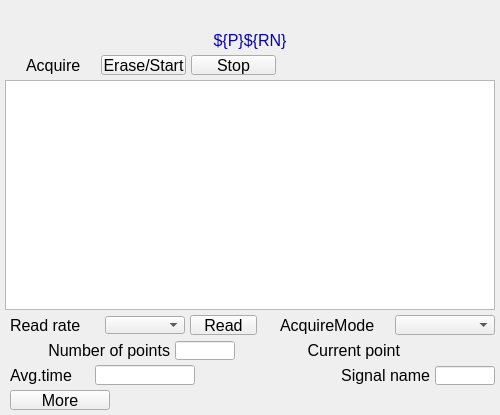
<?xml version="1.0" ?>
<ui version="4.0">
  <class>Dialog</class>
  <widget class="PyDMFrame" name="screen">
    <property name="geometry">
      <rect>
        <x>370</x>
        <y>223</y>
        <width>500</width>
        <height>415</height>
      </rect>
    </property>
    <property name="minimumSize">
      <size>
        <width>500</width>
        <height>415</height>
      </size>
    </property>
    <property name="styleSheet">
      <string notr="true">PyDMFrame#screen {
  color: rgb(0, 0, 0);
  background-color: rgb(187, 187, 187);
  }</string>
    </property>
    <property name="windowTitle">
      <string>NDTimeSeriesPlot</string>
    </property>
    <layout class="QGridLayout" name="gridLayout" columnstretch="5,5,16,64,5,1,4,1,4,5,60,5,10,1,4,1,4,5,35,22,13,6,4,2,18,20,62,8,5,5,5,25,5,60,5" rowstretch="5,20,5,20,5,1,18,1,5,230,5,1,18,1,5,1,18,1,5,1,18,1,5,20,5">
      <property name="leftMargin">
        <number>0</number>
      </property>
      <property name="topMargin">
        <number>0</number>
      </property>
      <property name="rightMargin">
        <number>0</number>
      </property>
      <property name="bottomMargin">
        <number>0</number>
      </property>
      <property name="horizontalSpacing">
        <number>0</number>
      </property>
      <property name="verticalSpacing">
        <number>0</number>
      </property>
      <item row="1" column="0" colspan="35">
        <widget class="PyDMLabel" name="text_update">
          <property name="geometry">
            <rect>
              <x>0</x>
              <y>5</y>
              <width>500</width>
              <height>20</height>
            </rect>
          </property>
          <property name="sizePolicy">
            <sizepolicy hsizetype="Ignored" vsizetype="Ignored">
              <horstretch>0</horstretch>
              <verstretch>0</verstretch>
            </sizepolicy>
          </property>
          <property name="toolTip">
            <string>PV: ${P}${RN}Name</string>
          </property>
          <property name="channel" stdset="0">
            <string>ca://${P}${RN}Name</string>
          </property>
          <property name="font">
            <font>
              <pointsize>12</pointsize>
            </font>
          </property>
          <property name="alignment">
            <set>Qt::AlignCenter</set>
          </property>
          <property name="textInteractionFlags">
            <set>Qt::TextSelectableByKeyboard|Qt::TextSelectableByMouse</set>
          </property>
          <property name="styleSheet">
            <string notr="true">PyDMLabel#text_update {
  color: rgb(10, 0, 184);
  background-color: rgb(187, 187, 187);
  }</string>
          </property>
        </widget>
      </item>
      <item row="9" column="1" colspan="33">
        <widget class="PyDMWaveformPlot" name="cartesian_plot">
          <property name="geometry">
            <rect>
              <x>5</x>
              <y>80</y>
              <width>490</width>
              <height>230</height>
            </rect>
          </property>
          <property name="sizePolicy">
            <sizepolicy hsizetype="Ignored" vsizetype="Ignored">
              <horstretch>0</horstretch>
              <verstretch>0</verstretch>
            </sizepolicy>
          </property>
          <property name="toolTip">
            <string>cartesian_plot</string>
          </property>
          <property name="title" stdset="0">
            <string>$(P)$(RN)TimeSeries</string>
          </property>
          <property name="xLabels">
            <stringlist>
              <string>Time {s}</string>
            </stringlist>
          </property>
          <property name="yLabels">
            <stringlist>
              <string>${P}${RN}TimeSeries</string>
            </stringlist>
          </property>
          <property name="curves" stdset="0">
            <stringlist>
              <string>{&quot;name&quot;: &quot;curve 1&quot;, &quot;x_channel&quot;: &quot;ca://${P}${R}TSTimeAxis&quot;, &quot;y_channel&quot;: &quot;ca://${P}${RN}TimeSeries&quot;, &quot;color&quot;: &quot;#4b6ec7&quot;, &quot;lineStyle&quot;: 1, &quot;lineWidth&quot;: 1, &quot;symbolSize&quot;: 10, &quot;redraw_mode&quot;: 2, &quot;block_size&quot;: 1200}</string>
            </stringlist>
          </property>
          <property name="autoRangeX" stdset="0">
            <bool>true</bool>
          </property>
          <property name="autoRangeY" stdset="0">
            <bool>true</bool>
          </property>
          <property name="axisColor" stdset="0">
            <color>
              <red>0</red>
              <green>0</green>
              <blue>0</blue>
            </color>
          </property>
          <property name="backgroundColor" stdset="0">
            <color>
              <red>218</red>
              <green>218</green>
              <blue>218</blue>
            </color>
          </property>
        </widget>
      </item>
      <item row="5" column="3" rowspan="3" colspan="3">
        <widget class="QLabel" name="text">
          <property name="geometry">
            <rect>
              <x>26</x>
              <y>55</y>
              <width>70</width>
              <height>20</height>
            </rect>
          </property>
          <property name="sizePolicy">
            <sizepolicy hsizetype="Ignored" vsizetype="Ignored">
              <horstretch>0</horstretch>
              <verstretch>0</verstretch>
            </sizepolicy>
          </property>
          <property name="text">
            <string>Acquire</string>
          </property>
          <property name="font">
            <font>
              <pointsize>12</pointsize>
            </font>
          </property>
          <property name="brush" stdset="0">
            <brush brushstyle="SolidPattern">
              <color alpha="255">
                <red>0</red>
                <green>0</green>
                <blue>0</blue>
              </color>
            </brush>
          </property>
          <property name="toolTip">
            <string>text</string>
          </property>
          <property name="alignment">
            <set>Qt::AlignLeading|Qt::AlignLeft|Qt::AlignVCenter</set>
          </property>
          <property name="styleSheet">
            <string notr="true">QLabel#text {
  color: rgb(0, 0, 0);
  }</string>
          </property>
        </widget>
      </item>
      <item row="5" column="8" rowspan="3" colspan="6">
        <widget class="PyDMPushButton" name="message_button">
          <property name="geometry">
            <rect>
              <x>101</x>
              <y>55</y>
              <width>85</width>
              <height>20</height>
            </rect>
          </property>
          <property name="sizePolicy">
            <sizepolicy hsizetype="Ignored" vsizetype="Ignored">
              <horstretch>0</horstretch>
              <verstretch>0</verstretch>
            </sizepolicy>
          </property>
          <property name="text">
            <string>Erase/Start</string>
          </property>
          <property name="font">
            <font>
              <pointsize>12</pointsize>
            </font>
          </property>
          <property name="toolTip">
            <string>${P}${R}TSAcquire</string>
          </property>
          <property name="channel" stdset="0">
            <string>ca://${P}${R}TSAcquire</string>
          </property>
          <property name="pressValue" stdset="0">
            <string>1</string>
          </property>
          <property name="styleSheet">
            <string notr="true">PyDMPushButton#message_button {
  color: rgb(0, 0, 0);
  background-color: rgb(115, 223, 255);
  }</string>
          </property>
        </widget>
      </item>
      <item row="5" column="16" rowspan="3" colspan="6">
        <widget class="PyDMPushButton" name="message_button_1">
          <property name="geometry">
            <rect>
              <x>191</x>
              <y>55</y>
              <width>85</width>
              <height>20</height>
            </rect>
          </property>
          <property name="sizePolicy">
            <sizepolicy hsizetype="Ignored" vsizetype="Ignored">
              <horstretch>0</horstretch>
              <verstretch>0</verstretch>
            </sizepolicy>
          </property>
          <property name="text">
            <string>Stop</string>
          </property>
          <property name="font">
            <font>
              <pointsize>12</pointsize>
            </font>
          </property>
          <property name="toolTip">
            <string>${P}${R}TSAcquire</string>
          </property>
          <property name="channel" stdset="0">
            <string>ca://${P}${R}TSAcquire</string>
          </property>
          <property name="pressValue" stdset="0">
            <string>0</string>
          </property>
          <property name="styleSheet">
            <string notr="true">PyDMPushButton#message_button_1 {
  color: rgb(0, 0, 0);
  background-color: rgb(115, 223, 255);
  }</string>
          </property>
        </widget>
      </item>
      <item row="6" column="24" colspan="3">
        <widget class="PyDMLabel" name="text_update_1">
          <property name="geometry">
            <rect>
              <x>282</x>
              <y>56</y>
              <width>100</width>
              <height>18</height>
            </rect>
          </property>
          <property name="sizePolicy">
            <sizepolicy hsizetype="Ignored" vsizetype="Ignored">
              <horstretch>0</horstretch>
              <verstretch>0</verstretch>
            </sizepolicy>
          </property>
          <property name="toolTip">
            <string>PV: ${P}${R}TSAcquiring</string>
          </property>
          <property name="channel" stdset="0">
            <string>ca://${P}${R}TSAcquiring</string>
          </property>
          <property name="displayFormat" stdset="0">
            <enum>PyDMLabel::String</enum>
          </property>
          <property name="font">
            <font>
              <pointsize>10</pointsize>
            </font>
          </property>
          <property name="alignment">
            <set>Qt::AlignLeading|Qt::AlignLeft|Qt::AlignVCenter</set>
          </property>
          <property name="textInteractionFlags">
            <set>Qt::TextSelectableByKeyboard|Qt::TextSelectableByMouse</set>
          </property>
          <property name="styleSheet">
            <string notr="true">PyDMLabel#text_update_1 {
  color: rgb(10, 0, 184);
  background-color: rgb(70, 70, 70);
  }</string>
          </property>
        </widget>
      </item>
      <item row="3" column="0" colspan="35">
        <widget class="QLabel" name="text_1">
          <property name="geometry">
            <rect>
              <x>0</x>
              <y>30</y>
              <width>500</width>
              <height>20</height>
            </rect>
          </property>
          <property name="sizePolicy">
            <sizepolicy hsizetype="Ignored" vsizetype="Ignored">
              <horstretch>0</horstretch>
              <verstretch>0</verstretch>
            </sizepolicy>
          </property>
          <property name="text">
            <string>${P}${RN}</string>
          </property>
          <property name="font">
            <font>
              <pointsize>12</pointsize>
            </font>
          </property>
          <property name="brush" stdset="0">
            <brush brushstyle="SolidPattern">
              <color alpha="255">
                <red>10</red>
                <green>0</green>
                <blue>184</blue>
              </color>
            </brush>
          </property>
          <property name="toolTip">
            <string>text_1</string>
          </property>
          <property name="alignment">
            <set>Qt::AlignCenter</set>
          </property>
          <property name="styleSheet">
            <string notr="true">QLabel#text_1 {
  color: rgb(10, 0, 184);
  }</string>
          </property>
        </widget>
      </item>
      <item row="19" column="26" rowspan="3" colspan="6">
        <widget class="QLabel" name="text_2">
          <property name="geometry">
            <rect>
              <x>320</x>
              <y>365</y>
              <width>110</width>
              <height>20</height>
            </rect>
          </property>
          <property name="sizePolicy">
            <sizepolicy hsizetype="Ignored" vsizetype="Ignored">
              <horstretch>0</horstretch>
              <verstretch>0</verstretch>
            </sizepolicy>
          </property>
          <property name="text">
            <string>Signal name</string>
          </property>
          <property name="font">
            <font>
              <pointsize>12</pointsize>
            </font>
          </property>
          <property name="brush" stdset="0">
            <brush brushstyle="SolidPattern">
              <color alpha="255">
                <red>0</red>
                <green>0</green>
                <blue>0</blue>
              </color>
            </brush>
          </property>
          <property name="toolTip">
            <string>text_2</string>
          </property>
          <property name="alignment">
            <set>Qt::AlignRight|Qt::AlignTrailing|Qt::AlignVCenter</set>
          </property>
          <property name="styleSheet">
            <string notr="true">QLabel#text_2 {
  color: rgb(0, 0, 0);
  }</string>
          </property>
        </widget>
      </item>
      <item row="20" column="33" rowspan="2">
        <widget class="PyDMLineEdit" name="text_entry">
          <property name="geometry">
            <rect>
              <x>435</x>
              <y>366</y>
              <width>60</width>
              <height>19</height>
            </rect>
          </property>
          <property name="sizePolicy">
            <sizepolicy hsizetype="Ignored" vsizetype="Ignored">
              <horstretch>0</horstretch>
              <verstretch>0</verstretch>
            </sizepolicy>
          </property>
          <property name="channel" stdset="0">
            <string>ca://${P}${RN}Name</string>
          </property>
          <property name="toolTip">
            <string>${P}${RN}Name</string>
          </property>
          <property name="font">
            <font>
              <pointsize>11</pointsize>
            </font>
          </property>
          <property name="styleSheet">
            <string notr="true">PyDMLineEdit#text_entry {
  color: rgb(0, 0, 0);
  background-color: rgb(115, 223, 255);
  border: 1px solid black;
  margin: 0px;
  padding: 0px;
  spacing: 0px;
  }</string>
          </property>
        </widget>
      </item>
      <item row="19" column="2" rowspan="3" colspan="2">
        <widget class="QLabel" name="text_3">
          <property name="geometry">
            <rect>
              <x>10</x>
              <y>365</y>
              <width>80</width>
              <height>20</height>
            </rect>
          </property>
          <property name="sizePolicy">
            <sizepolicy hsizetype="Ignored" vsizetype="Ignored">
              <horstretch>0</horstretch>
              <verstretch>0</verstretch>
            </sizepolicy>
          </property>
          <property name="text">
            <string>Avg.time</string>
          </property>
          <property name="font">
            <font>
              <pointsize>12</pointsize>
            </font>
          </property>
          <property name="brush" stdset="0">
            <brush brushstyle="SolidPattern">
              <color alpha="255">
                <red>0</red>
                <green>0</green>
                <blue>0</blue>
              </color>
            </brush>
          </property>
          <property name="toolTip">
            <string>text_3</string>
          </property>
          <property name="alignment">
            <set>Qt::AlignLeading|Qt::AlignLeft|Qt::AlignVCenter</set>
          </property>
          <property name="styleSheet">
            <string notr="true">QLabel#text_3 {
  color: rgb(0, 0, 0);
  }</string>
          </property>
        </widget>
      </item>
      <item row="19" column="5" rowspan="3" colspan="12">
        <widget class="PyDMLineEdit" name="text_entry_1">
          <property name="geometry">
            <rect>
              <x>95</x>
              <y>365</y>
              <width>100</width>
              <height>20</height>
            </rect>
          </property>
          <property name="sizePolicy">
            <sizepolicy hsizetype="Ignored" vsizetype="Ignored">
              <horstretch>0</horstretch>
              <verstretch>0</verstretch>
            </sizepolicy>
          </property>
          <property name="channel" stdset="0">
            <string>ca://${P}${R}TSAveragingTime</string>
          </property>
          <property name="toolTip">
            <string>${P}${R}TSAveragingTime</string>
          </property>
          <property name="font">
            <font>
              <pointsize>12</pointsize>
            </font>
          </property>
          <property name="styleSheet">
            <string notr="true">PyDMLineEdit#text_entry_1 {
  color: rgb(0, 0, 0);
  background-color: rgb(115, 223, 255);
  border: 1px solid black;
  margin: 0px;
  padding: 0px;
  spacing: 0px;
  }</string>
          </property>
        </widget>
      </item>
      <item row="20" column="18" colspan="7">
        <widget class="PyDMLabel" name="text_update_2">
          <property name="geometry">
            <rect>
              <x>200</x>
              <y>366</y>
              <width>100</width>
              <height>18</height>
            </rect>
          </property>
          <property name="sizePolicy">
            <sizepolicy hsizetype="Ignored" vsizetype="Ignored">
              <horstretch>0</horstretch>
              <verstretch>0</verstretch>
            </sizepolicy>
          </property>
          <property name="toolTip">
            <string>PV: ${P}${R}TSAveragingTime_RBV</string>
          </property>
          <property name="channel" stdset="0">
            <string>ca://${P}${R}TSAveragingTime_RBV</string>
          </property>
          <property name="font">
            <font>
              <pointsize>10</pointsize>
            </font>
          </property>
          <property name="alignment">
            <set>Qt::AlignLeading|Qt::AlignLeft|Qt::AlignVCenter</set>
          </property>
          <property name="textInteractionFlags">
            <set>Qt::TextSelectableByKeyboard|Qt::TextSelectableByMouse</set>
          </property>
          <property name="styleSheet">
            <string notr="true">PyDMLabel#text_update_2 {
  color: rgb(10, 0, 184);
  background-color: rgb(187, 187, 187);
  }</string>
          </property>
        </widget>
      </item>
      <item row="11" column="29" rowspan="3" colspan="5">
        <widget class="PyDMEnumComboBox" name="menu">
          <property name="geometry">
            <rect>
              <x>395</x>
              <y>315</y>
              <width>100</width>
              <height>20</height>
            </rect>
          </property>
          <property name="sizePolicy">
            <sizepolicy hsizetype="Ignored" vsizetype="Ignored">
              <horstretch>0</horstretch>
              <verstretch>0</verstretch>
            </sizepolicy>
          </property>
          <property name="toolTip">
            <string>${P}${R}TSAcquireMode</string>
          </property>
          <property name="channel" stdset="0">
            <string>ca://${P}${R}TSAcquireMode</string>
          </property>
          <property name="font">
            <font>
              <pointsize>12</pointsize>
            </font>
          </property>
          <property name="styleSheet">
            <string notr="true">PyDMEnumComboBox#menu {
  color: rgb(0, 0, 0);
  background-color: rgb(115, 223, 255);
  }</string>
          </property>
        </widget>
      </item>
      <item row="11" column="23" rowspan="3" colspan="5">
        <widget class="QLabel" name="text_4">
          <property name="geometry">
            <rect>
              <x>280</x>
              <y>315</y>
              <width>110</width>
              <height>20</height>
            </rect>
          </property>
          <property name="sizePolicy">
            <sizepolicy hsizetype="Ignored" vsizetype="Ignored">
              <horstretch>0</horstretch>
              <verstretch>0</verstretch>
            </sizepolicy>
          </property>
          <property name="text">
            <string>AcquireMode</string>
          </property>
          <property name="font">
            <font>
              <pointsize>12</pointsize>
            </font>
          </property>
          <property name="brush" stdset="0">
            <brush brushstyle="SolidPattern">
              <color alpha="255">
                <red>0</red>
                <green>0</green>
                <blue>0</blue>
              </color>
            </brush>
          </property>
          <property name="toolTip">
            <string>text_4</string>
          </property>
          <property name="alignment">
            <set>Qt::AlignLeading|Qt::AlignLeft|Qt::AlignVCenter</set>
          </property>
          <property name="styleSheet">
            <string notr="true">QLabel#text_4 {
  color: rgb(0, 0, 0);
  }</string>
          </property>
        </widget>
      </item>
      <item row="11" column="15" rowspan="3" colspan="5">
        <widget class="PyDMPushButton" name="message_button_2">
          <property name="geometry">
            <rect>
              <x>190</x>
              <y>315</y>
              <width>67</width>
              <height>20</height>
            </rect>
          </property>
          <property name="sizePolicy">
            <sizepolicy hsizetype="Ignored" vsizetype="Ignored">
              <horstretch>0</horstretch>
              <verstretch>0</verstretch>
            </sizepolicy>
          </property>
          <property name="text">
            <string>Read</string>
          </property>
          <property name="font">
            <font>
              <pointsize>12</pointsize>
            </font>
          </property>
          <property name="toolTip">
            <string>${P}${R}TSRead</string>
          </property>
          <property name="channel" stdset="0">
            <string>ca://${P}${R}TSRead</string>
          </property>
          <property name="pressValue" stdset="0">
            <string>1</string>
          </property>
          <property name="styleSheet">
            <string notr="true">PyDMPushButton#message_button_2 {
  color: rgb(0, 0, 0);
  background-color: rgb(115, 223, 255);
  }</string>
          </property>
        </widget>
      </item>
      <item row="12" column="9" colspan="4">
        <widget class="PyDMEnumComboBox" name="menu_1">
          <property name="geometry">
            <rect>
              <x>105</x>
              <y>316</y>
              <width>80</width>
              <height>18</height>
            </rect>
          </property>
          <property name="sizePolicy">
            <sizepolicy hsizetype="Ignored" vsizetype="Ignored">
              <horstretch>0</horstretch>
              <verstretch>0</verstretch>
            </sizepolicy>
          </property>
          <property name="toolTip">
            <string>${P}${R}TSRead.SCAN</string>
          </property>
          <property name="channel" stdset="0">
            <string>ca://${P}${R}TSRead.SCAN</string>
          </property>
          <property name="font">
            <font>
              <pointsize>10</pointsize>
            </font>
          </property>
          <property name="styleSheet">
            <string notr="true">PyDMEnumComboBox#menu_1 {
  color: rgb(0, 0, 0);
  background-color: rgb(115, 223, 255);
  }</string>
          </property>
        </widget>
      </item>
      <item row="11" column="2" rowspan="3" colspan="5">
        <widget class="QLabel" name="text_5">
          <property name="geometry">
            <rect>
              <x>10</x>
              <y>315</y>
              <width>90</width>
              <height>20</height>
            </rect>
          </property>
          <property name="sizePolicy">
            <sizepolicy hsizetype="Ignored" vsizetype="Ignored">
              <horstretch>0</horstretch>
              <verstretch>0</verstretch>
            </sizepolicy>
          </property>
          <property name="text">
            <string>Read rate</string>
          </property>
          <property name="font">
            <font>
              <pointsize>12</pointsize>
            </font>
          </property>
          <property name="brush" stdset="0">
            <brush brushstyle="SolidPattern">
              <color alpha="255">
                <red>0</red>
                <green>0</green>
                <blue>0</blue>
              </color>
            </brush>
          </property>
          <property name="toolTip">
            <string>text_5</string>
          </property>
          <property name="alignment">
            <set>Qt::AlignLeading|Qt::AlignLeft|Qt::AlignVCenter</set>
          </property>
          <property name="styleSheet">
            <string notr="true">QLabel#text_5 {
  color: rgb(0, 0, 0);
  }</string>
          </property>
        </widget>
      </item>
      <item row="15" column="2" rowspan="3" colspan="9">
        <widget class="QLabel" name="text_6">
          <property name="geometry">
            <rect>
              <x>10</x>
              <y>340</y>
              <width>160</width>
              <height>20</height>
            </rect>
          </property>
          <property name="sizePolicy">
            <sizepolicy hsizetype="Ignored" vsizetype="Ignored">
              <horstretch>0</horstretch>
              <verstretch>0</verstretch>
            </sizepolicy>
          </property>
          <property name="text">
            <string>Number of points</string>
          </property>
          <property name="font">
            <font>
              <pointsize>12</pointsize>
            </font>
          </property>
          <property name="brush" stdset="0">
            <brush brushstyle="SolidPattern">
              <color alpha="255">
                <red>0</red>
                <green>0</green>
                <blue>0</blue>
              </color>
            </brush>
          </property>
          <property name="toolTip">
            <string>text_6</string>
          </property>
          <property name="alignment">
            <set>Qt::AlignRight|Qt::AlignTrailing|Qt::AlignVCenter</set>
          </property>
          <property name="styleSheet">
            <string notr="true">QLabel#text_6 {
  color: rgb(0, 0, 0);
  }</string>
          </property>
        </widget>
      </item>
      <item row="16" column="12" rowspan="2" colspan="7">
        <widget class="PyDMLineEdit" name="text_entry_2">
          <property name="geometry">
            <rect>
              <x>175</x>
              <y>341</y>
              <width>60</width>
              <height>19</height>
            </rect>
          </property>
          <property name="sizePolicy">
            <sizepolicy hsizetype="Ignored" vsizetype="Ignored">
              <horstretch>0</horstretch>
              <verstretch>0</verstretch>
            </sizepolicy>
          </property>
          <property name="channel" stdset="0">
            <string>ca://${P}${R}TSNumPoints</string>
          </property>
          <property name="toolTip">
            <string>${P}${R}TSNumPoints</string>
          </property>
          <property name="font">
            <font>
              <pointsize>11</pointsize>
            </font>
          </property>
          <property name="styleSheet">
            <string notr="true">PyDMLineEdit#text_entry_2 {
  color: rgb(0, 0, 0);
  background-color: rgb(115, 223, 255);
  border: 1px solid black;
  margin: 0px;
  padding: 0px;
  spacing: 0px;
  }</string>
          </property>
        </widget>
      </item>
      <item row="15" column="21" rowspan="3" colspan="9">
        <widget class="QLabel" name="text_7">
          <property name="geometry">
            <rect>
              <x>270</x>
              <y>340</y>
              <width>130</width>
              <height>20</height>
            </rect>
          </property>
          <property name="sizePolicy">
            <sizepolicy hsizetype="Ignored" vsizetype="Ignored">
              <horstretch>0</horstretch>
              <verstretch>0</verstretch>
            </sizepolicy>
          </property>
          <property name="text">
            <string>Current point</string>
          </property>
          <property name="font">
            <font>
              <pointsize>12</pointsize>
            </font>
          </property>
          <property name="brush" stdset="0">
            <brush brushstyle="SolidPattern">
              <color alpha="255">
                <red>0</red>
                <green>0</green>
                <blue>0</blue>
              </color>
            </brush>
          </property>
          <property name="toolTip">
            <string>text_7</string>
          </property>
          <property name="alignment">
            <set>Qt::AlignRight|Qt::AlignTrailing|Qt::AlignVCenter</set>
          </property>
          <property name="styleSheet">
            <string notr="true">QLabel#text_7 {
  color: rgb(0, 0, 0);
  }</string>
          </property>
        </widget>
      </item>
      <item row="16" column="31" colspan="3">
        <widget class="PyDMLabel" name="text_update_3">
          <property name="geometry">
            <rect>
              <x>405</x>
              <y>341</y>
              <width>90</width>
              <height>18</height>
            </rect>
          </property>
          <property name="sizePolicy">
            <sizepolicy hsizetype="Ignored" vsizetype="Ignored">
              <horstretch>0</horstretch>
              <verstretch>0</verstretch>
            </sizepolicy>
          </property>
          <property name="toolTip">
            <string>PV: ${P}${R}TSCurrentPoint</string>
          </property>
          <property name="channel" stdset="0">
            <string>ca://${P}${R}TSCurrentPoint</string>
          </property>
          <property name="font">
            <font>
              <pointsize>10</pointsize>
            </font>
          </property>
          <property name="alignment">
            <set>Qt::AlignLeading|Qt::AlignLeft|Qt::AlignVCenter</set>
          </property>
          <property name="textInteractionFlags">
            <set>Qt::TextSelectableByKeyboard|Qt::TextSelectableByMouse</set>
          </property>
          <property name="styleSheet">
            <string notr="true">PyDMLabel#text_update_3 {
  color: rgb(10, 0, 184);
  background-color: rgb(187, 187, 187);
  }</string>
          </property>
        </widget>
      </item>
      <item row="23" column="2" colspan="8">
        <widget class="PyDMRelatedDisplayButton" name="related_display">
          <property name="geometry">
            <rect>
              <x>10</x>
              <y>390</y>
              <width>100</width>
              <height>20</height>
            </rect>
          </property>
          <property name="sizePolicy">
            <sizepolicy hsizetype="Ignored" vsizetype="Ignored">
              <horstretch>0</horstretch>
              <verstretch>0</verstretch>
            </sizepolicy>
          </property>
          <property name="toolTip">
            <string>More</string>
          </property>
          <property name="text">
            <string>More</string>
          </property>
          <property name="showIcon" stdset="0">
            <bool>true</bool>
          </property>
          <property name="font">
            <font>
              <pointsize>12</pointsize>
            </font>
          </property>
          <property name="styleSheet">
            <string notr="true">PyDMRelatedDisplayButton#related_display {
  color: rgb(0, 0, 0);
  background-color: rgb(115, 223, 255);
  }</string>
          </property>
          <property name="titles" stdset="0">
            <stringlist>
              <string>Time series plugin</string>
            </stringlist>
          </property>
          <property name="filenames" stdset="0">
            <stringlist>
              <string>NDPluginTimeSeries.ui</string>
            </stringlist>
          </property>
          <property name="macros" stdset="0">
            <stringlist>
              <string>P=${P},R=${R}</string>
            </stringlist>
          </property>
          <property name="openInNewWindow" stdset="0">
            <bool>true</bool>
          </property>
        </widget>
      </item>
    </layout>
    <zorder>text_update</zorder>
    <zorder>cartesian_plot</zorder>
    <zorder>text</zorder>
    <zorder>message_button</zorder>
    <zorder>message_button_1</zorder>
    <zorder>text_update_1</zorder>
    <zorder>text_1</zorder>
    <zorder>text_2</zorder>
    <zorder>text_entry</zorder>
    <zorder>text_3</zorder>
    <zorder>text_entry_1</zorder>
    <zorder>text_update_2</zorder>
    <zorder>menu</zorder>
    <zorder>text_4</zorder>
    <zorder>message_button_2</zorder>
    <zorder>menu_1</zorder>
    <zorder>text_5</zorder>
    <zorder>text_6</zorder>
    <zorder>text_entry_2</zorder>
    <zorder>text_7</zorder>
    <zorder>text_update_3</zorder>
    <zorder>related_display</zorder>
  </widget>
  <customwidgets>
    <customwidget>
      <class>PyDMLabel</class>
      <extends>QLabel</extends>
      <header>pydm.widgets.label</header>
    </customwidget>
    <customwidget>
      <class>PyDMWaveformPlot</class>
      <extends>QGraphicsView</extends>
      <header>pydm.widgets.waveformplot</header>
    </customwidget>
    <customwidget>
      <class>PyDMPushButton</class>
      <extends>QPushButton</extends>
      <header>pydm.widgets.pushbutton</header>
    </customwidget>
    <customwidget>
      <class>PyDMLineEdit</class>
      <extends>QLineEdit</extends>
      <header>pydm.widgets.line_edit</header>
    </customwidget>
    <customwidget>
      <class>PyDMEnumComboBox</class>
      <extends>QComboBox</extends>
      <header>pydm.widgets.enum_combo_box</header>
    </customwidget>
    <customwidget>
      <class>PyDMRelatedDisplayButton</class>
      <extends>QPushButton</extends>
      <header>pydm.widgets.related_display_button</header>
    </customwidget>
    <customwidget>
      <class>PyDMFrame</class>
      <extends>QFrame</extends>
      <header>pydm.widgets.frame</header>
    </customwidget>
  </customwidgets>
</ui>
